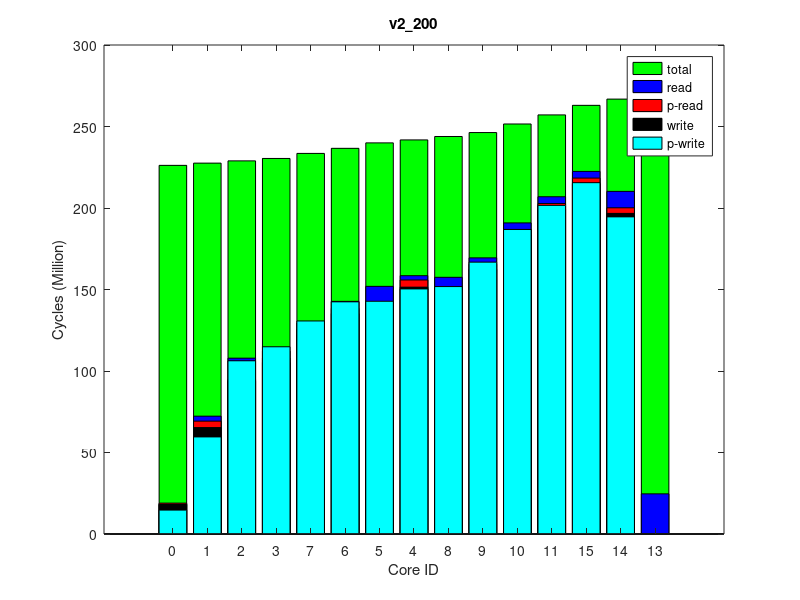

The MATLAB script that drew this image:
times(1, :, :) = [
740632, 227776231, 0
3934746, 229158860, 0
1045132, 230561789, 0
2709036, 232044719, 0
4401540, 243697445, 0
3169058, 241820109, 0
3189002, 238361807, 0
3247874, 235172384, 0
1466281, 245856431, 0
3137826, 248363149, 0
3421784, 253810432, 0
3443107, 259578517, 0
0, 270192729, 0
3431734, 269552079, 0
3557009, 265645570, 0
];
times(2, :, :) = [
740632, 227800374, 0
3935555, 229181041, 0
1044773, 230586601, 0
2707494, 232077309, 0
4401605, 243724115, 0
3168931, 241848199, 0
3188856, 238388550, 0
3245798, 235201027, 0
1469587, 245884525, 0
3136280, 248389977, 0
3422193, 253835131, 0
3442414, 259604917, 0
0, 270236808, 0
3432011, 269593275, 0
3555500, 265672431, 0
];
times(3, :, :) = [
740632, 227795293, 0
3935838, 229177774, 0
1044960, 230583775, 0
2706961, 232074531, 0
4401443, 243724243, 0
3168713, 241846457, 0
3188992, 238387623, 0
3251754, 235198560, 0
1463437, 245883393, 0
3137491, 248386873, 0
3422723, 253831512, 0
3442463, 259598767, 0
0, 270229141, 0
3432168, 269578760, 0
3554868, 265667746, 0
];
times(4, :, :) = [
740632, 227805173, 0
3936020, 229187061, 0
1044639, 230590335, 0
2707547, 232081271, 0
4400813, 243730467, 0
3168848, 241851219, 0
3188856, 238392069, 0
3249314, 235204791, 0
1465604, 245889166, 0
3132313, 248393706, 0
3424055, 253836779, 0
3442496, 259603619, 0
0, 270225715, 0
3432030, 269572653, 0
3551164, 265671425, 0
];
times(5, :, :) = [
740632, 227813508, 0
3935186, 229193957, 0
1045244, 230597925, 0
2708462, 232084037, 0
4401252, 243723498, 0
3168602, 241845782, 0
3188732, 238387810, 0
3255004, 235202671, 0
1464551, 245883333, 0
3136171, 248386238, 0
3426678, 253829420, 0
3443541, 259595759, 0
0, 270229921, 0
3432436, 269582990, 0
3555245, 265663194, 0
];
times(6, :, :) = [
740632, 227804183, 0
3934993, 229183446, 0
1045071, 230586182, 0
2706752, 232072833, 0
4401961, 243717348, 0
3168541, 241840372, 0
3188882, 238380070, 0
3261714, 235195287, 0
1464566, 245876866, 0
3135283, 248383258, 0
3421479, 253827824, 0
3441827, 259597595, 0
0, 270234776, 0
3432033, 269590178, 0
3546979, 265666313, 0
];
times(7, :, :) = [
740632, 227813017, 0
3935362, 229193365, 0
1045141, 230597109, 0
2707268, 232084645, 0
4400920, 243739966, 0
3169140, 241862272, 0
3188710, 238402089, 0
3251303, 235214072, 0
1464849, 245900680, 0
3134766, 248402663, 0
3425850, 253846272, 0
3443886, 259616270, 0
0, 270233305, 0
3431897, 269586180, 0
3558885, 265683123, 0
];
times(8, :, :) = [
740632, 227816917, 0
3936063, 229198568, 0
1044899, 230605469, 0
2707556, 232092000, 0
4401194, 243743625, 0
3168484, 241865295, 0
3188900, 238405215, 0
3255068, 235216822, 0
1469382, 245901642, 0
3138287, 248404589, 0
3418989, 253851974, 0
3441346, 259624348, 0
0, 270242782, 0
3431737, 269598163, 0
3556113, 265692090, 0
];
times(9, :, :) = [
740632, 227810413, 0
3935639, 229189963, 0
1045022, 230594932, 0
2707879, 232081586, 0
4401437, 243726691, 0
3168159, 241848500, 0
3188762, 238389125, 0
3251618, 235204756, 0
1462125, 245886168, 0
3132654, 248390561, 0
3421524, 253836028, 0
3441810, 259604245, 0
0, 270234644, 0
3432076, 269587283, 0
3558235, 265671791, 0
];
times(10, :, :) = [
740632, 227817309, 0
3934879, 229200211, 0
1044834, 230606039, 0
2707381, 232099854, 0
4400843, 243745996, 0
3169000, 241868324, 0
3189008, 238409132, 0
3255096, 235222178, 0
1465627, 245906481, 0
3138213, 248410797, 0
3426110, 253853432, 0
3442625, 259620570, 0
0, 270247974, 0
3432166, 269599764, 0
3555031, 265688908, 0
];
ave_times = round(squeeze(mean(times)));
format long g, ave_times
std_times = round(squeeze(std(times)));
format long g, std_times
polling_read_times = ave_times;
times(1, :, :) = [
14655860, 226552468, 0
59509684, 227930635, 0
106148720, 229318295, 0
114702775, 230790098, 0
150297979, 242389444, 0
142682949, 240517953, 0
142305066, 237075334, 0
130582193, 233904415, 0
151737766, 244539435, 0
166731029, 247036308, 0
186752704, 252461887, 0
201539683, 258228423, 0
0, 268860741, 0
194566480, 268218160, 0
215515133, 264297836, 0
];
times(2, :, :) = [
14641590, 226542575, 0
59489705, 227919080, 0
106131713, 229310302, 0
114694543, 230787034, 0
150275805, 242381994, 0
142696546, 240511444, 0
142312386, 237068475, 0
130571002, 233899699, 0
151713114, 244532163, 0
166677824, 247024405, 0
186679055, 252451415, 0
201507437, 258221323, 0
0, 268841250, 0
194545113, 268200161, 0
215475758, 264290337, 0
];
times(3, :, :) = [
14680129, 226568191, 0
59570729, 227945941, 0
106285326, 229337399, 0
114882780, 230815583, 0
150382342, 242409084, 0
142808546, 240538067, 0
142475281, 237096043, 0
130717829, 233927353, 0
151818380, 244558986, 0
166764983, 247054978, 0
186815927, 252485580, 0
201600576, 258251664, 0
0, 268883282, 0
194580348, 268236868, 0
215544267, 264320847, 0
];
times(4, :, :) = [
14687617, 226587886, 0
59596312, 227965324, 0
106319738, 229357762, 0
114905341, 230838964, 0
150403896, 242435765, 0
142805253, 240564690, 0
142479134, 237122822, 0
130754229, 233955301, 0
151839899, 244586140, 0
166806381, 247080458, 0
186854150, 252509499, 0
201624988, 258276439, 0
0, 268901163, 0
194605558, 268260334, 0
215591655, 264347259, 0
];
times(5, :, :) = [
14650905, 226546253, 0
59560166, 227922639, 0
106296999, 229309381, 0
114884045, 230781697, 0
150382526, 242378875, 0
142788249, 240508435, 0
142464388, 237067754, 0
130700907, 233895867, 0
151821246, 244530054, 0
166780103, 247024687, 0
186801927, 252447091, 0
201571503, 258217993, 0
0, 268839162, 0
194539951, 268195645, 0
215519727, 264288048, 0
];
times(6, :, :) = [
14669715, 226563142, 0
59590887, 227944041, 0
106315012, 229334303, 0
114906712, 230810100, 0
150351370, 242404679, 0
142779296, 240534337, 0
142477529, 237089424, 0
130726868, 233920618, 0
151790431, 244554923, 0
166771496, 247048069, 0
186848172, 252477618, 0
201632448, 258245505, 0
0, 268876591, 0
194577953, 268232061, 0
215569091, 264315191, 0
];
times(7, :, :) = [
14654084, 226558886, 0
59566145, 227938625, 0
106325125, 229329396, 0
114935478, 230806762, 0
150388140, 242404932, 0
142802411, 240534115, 0
142482985, 237090475, 0
130757546, 233918044, 0
151824367, 244554365, 0
166772284, 247050581, 0
186803714, 252479222, 0
201605578, 258245612, 0
0, 268870479, 0
194568761, 268226260, 0
215548229, 264315163, 0
];
times(8, :, :) = [
14662502, 226568956, 0
59581743, 227947647, 0
106320648, 229339468, 0
114923259, 230817666, 0
150390709, 242410554, 0
142798992, 240541378, 0
142477882, 237098067, 0
130753913, 233928565, 0
151826274, 244560591, 0
166824622, 247055638, 0
186842750, 252483322, 0
201602290, 258249523, 0
0, 268864510, 0
194567790, 268226501, 0
215552171, 264319225, 0
];
times(9, :, :) = [
14650557, 226547790, 0
59566725, 227923166, 0
106311365, 229313712, 0
114901055, 230794152, 0
150393992, 242393385, 0
142817611, 240522797, 0
142494653, 237080368, 0
130731170, 233907935, 0
151833356, 244545916, 0
166808966, 247042839, 0
186835930, 252470077, 0
201604742, 258238676, 0
0, 268863104, 0
194565163, 268222189, 0
215554750, 264308004, 0
];
times(10, :, :) = [
14675268, 226554737, 0
59590011, 227934000, 0
106310319, 229327667, 0
114906084, 230809574, 0
150393524, 242404421, 0
142805735, 240532116, 0
142492137, 237091467, 0
130746798, 233921529, 0
151830716, 244555529, 0
166808325, 247049057, 0
186844257, 252477268, 0
201613900, 258244495, 0
0, 268867380, 0
194557040, 268218806, 0
215562875, 264313286, 0
];
ave_times = round(squeeze(mean(times)));
format long g, ave_times
std_times = round(squeeze(std(times)));
format long g, std_times
polling_write_times = ave_times;
times(1, :, :) = [
0, 249701595, 0
6983643, 251211674, 64000
14091157, 252687734, 128000
6979020, 254287770, 64000
7044385, 266345426, 64000
13292954, 264422175, 128000
7470842, 260859623, 64000
7292297, 257545489, 64000
14247315, 268539629, 128000
7051030, 271093093, 64000
7430439, 276629375, 64000
7631019, 282676914, 64000
24643404, 293656469, 255980
13516584, 292966439, 128000
7667661, 288855097, 64000
];
times(2, :, :) = [
0, 249697793, 0
6983750, 251210041, 64000
14091589, 252683537, 128000
6979020, 254283527, 64000
7041776, 266334438, 64000
13293760, 264413260, 128000
7470815, 260848779, 64000
7297274, 257537375, 64000
14247568, 268529059, 128000
7051355, 271080617, 64000
7430414, 276619079, 64000
7631037, 282669640, 64000
24642825, 293634535, 255980
13516475, 292948213, 128000
7667978, 288845870, 64000
];
times(3, :, :) = [
0, 249693666, 0
6983914, 251203467, 64000
14091319, 252680209, 128000
6979020, 254276643, 64000
7050631, 266338342, 64000
13292717, 264415221, 128000
7470859, 260853126, 64000
7297941, 257535776, 64000
14246903, 268533384, 128000
7050766, 271085965, 64000
7430821, 276624832, 64000
7631017, 282666817, 64000
24644496, 293637797, 255980
13516619, 292949080, 128000
7667416, 288843454, 64000
];
times(4, :, :) = [
0, 249693836, 0
6983356, 251204853, 64000
14091447, 252680891, 128000
6979020, 254282538, 64000
7050308, 266344319, 64000
13292939, 264420287, 128000
7470859, 260856781, 64000
7294321, 257542831, 64000
14246765, 268537589, 128000
7050733, 271091803, 64000
7430423, 276631002, 64000
7631029, 282677861, 64000
24643810, 293657539, 255980
13516344, 292969783, 128000
7667627, 288852829, 64000
];
times(5, :, :) = [
0, 249694983, 0
6983551, 251206198, 64000
14091497, 252682771, 128000
6979020, 254280109, 64000
7047454, 266333661, 64000
13292873, 264408221, 128000
7470835, 260846603, 64000
7294356, 257530167, 64000
14246927, 268527408, 128000
7050784, 271080558, 64000
7430356, 276620107, 64000
7631047, 282657870, 64000
24644496, 293632390, 255980
13516713, 292944016, 128000
7667859, 288833272, 64000
];
times(6, :, :) = [
0, 249694968, 0
6983221, 251205414, 64000
14091359, 252680418, 128000
6979020, 254280176, 64000
7048555, 266336996, 64000
13292312, 264413368, 128000
7470827, 260851276, 64000
7292828, 257534373, 64000
14246760, 268528418, 128000
7050614, 271081544, 64000
7430644, 276621027, 64000
7631028, 282667644, 64000
24644228, 293641123, 255980
13516493, 292954235, 128000
7667579, 288840090, 64000
];
times(7, :, :) = [
0, 249695459, 0
6983434, 251206144, 64000
14091225, 252682683, 128000
6979020, 254278580, 64000
7049815, 266333117, 64000
13293191, 264409634, 128000
7470828, 260847308, 64000
7295392, 257533293, 64000
14247428, 268527625, 128000
7051099, 271081036, 64000
7430975, 276620503, 64000
7631036, 282660083, 64000
24644643, 293639684, 255980
13516507, 292955290, 128000
7667587, 288837445, 64000
];
times(8, :, :) = [
0, 249696150, 0
6983785, 251205141, 64000
14091406, 252682063, 128000
6979020, 254278916, 64000
7047571, 266336335, 64000
13292775, 264412973, 128000
7470838, 260851434, 64000
7293355, 257537477, 64000
14247167, 268531490, 128000
7050842, 271084354, 64000
7430458, 276623450, 64000
7631049, 282668144, 64000
24643424, 293637610, 255980
13516430, 292956460, 128000
7667519, 288844165, 64000
];
times(9, :, :) = [
0, 249703225, 0
6983824, 251210993, 64000
14091246, 252688196, 128000
6979020, 254288746, 64000
7050990, 266352961, 64000
13293001, 264427870, 128000
7470869, 260863157, 64000
7290332, 257550716, 64000
14247345, 268546748, 128000
7051082, 271100531, 64000
7430699, 276640694, 64000
7631022, 282679086, 64000
24644625, 293652399, 255980
13516351, 292963801, 128000
7667567, 288853673, 64000
];
times(10, :, :) = [
0, 249713815, 0
6984069, 251224733, 64000
14091310, 252699874, 128000
6979020, 254303399, 64000
7052975, 266357554, 64000
13293583, 264432454, 128000
7470830, 260868911, 64000
7297289, 257555273, 64000
14247568, 268551193, 128000
7051137, 271103870, 64000
7430284, 276642808, 64000
7631022, 282676196, 64000
24643889, 293656839, 255980
13516450, 292969117, 128000
7667866, 288853077, 64000
];
ave_times = round(squeeze(mean(times)));
format long g, ave_times
std_times = round(squeeze(std(times)));
format long g, std_times
read_times = ave_times;
times(1, :, :) = [
0, 226153899, 0
0, 227531576, 0
0, 228919762, 0
0, 230396184, 0
0, 241780534, 0
0, 239961779, 0
0, 236612166, 0
0, 233494909, 0
0, 243872908, 0
0, 246290593, 0
0, 251545449, 0
0, 257117366, 0
0, 267451521, 0
0, 266809157, 0
0, 262984975, 0
];
times(2, :, :) = [
0, 226161089, 0
0, 227536719, 0
0, 228924943, 0
0, 230401857, 0
0, 241782493, 0
0, 239965135, 0
0, 236618002, 0
0, 233498010, 0
0, 243873936, 0
0, 246293445, 0
0, 251549539, 0
0, 257122481, 0
0, 267443977, 0
0, 266799537, 0
0, 262988647, 0
];
times(3, :, :) = [
0, 226144819, 0
0, 227520602, 0
0, 228907371, 0
0, 230378658, 0
0, 241756522, 0
0, 239937983, 0
0, 236588131, 0
0, 233471967, 0
0, 243849228, 0
0, 246266879, 0
0, 251522786, 0
0, 257093018, 0
0, 267439331, 0
0, 266796483, 0
0, 262959986, 0
];
times(4, :, :) = [
0, 226166274, 0
0, 227542796, 0
0, 228934478, 0
0, 230411151, 0
0, 241797967, 0
0, 239979630, 0
0, 236627103, 0
0, 233511211, 0
0, 243889749, 0
0, 246308992, 0
0, 251566504, 0
0, 257140850, 0
0, 267472610, 0
0, 266832954, 0
0, 263005190, 0
];
times(5, :, :) = [
0, 226149714, 0
0, 227523742, 0
0, 228909308, 0
0, 230384742, 0
0, 241770571, 0
0, 239953335, 0
0, 236602459, 0
0, 233485367, 0
0, 243860908, 0
0, 246280048, 0
0, 251535867, 0
0, 257113599, 0
0, 267451873, 0
0, 266804728, 0
0, 262979033, 0
];
times(6, :, :) = [
0, 226163366, 0
0, 227537030, 0
0, 228926153, 0
0, 230398958, 0
0, 241783384, 0
0, 239962508, 0
0, 236612770, 0
0, 233496060, 0
0, 243874477, 0
0, 246292558, 0
0, 251548648, 0
0, 257120522, 0
0, 267456164, 0
0, 266814383, 0
0, 262987811, 0
];
times(7, :, :) = [
0, 226183637, 0
0, 227559294, 0
0, 228945913, 0
0, 230423393, 0
0, 241801811, 0
0, 239984653, 0
0, 236637040, 0
0, 233521987, 0
0, 243894608, 0
0, 246313097, 0
0, 251566331, 0
0, 257135596, 0
0, 267466035, 0
0, 266822890, 0
0, 263003906, 0
];
times(8, :, :) = [
0, 226164624, 0
0, 227537167, 0
0, 228927912, 0
0, 230404636, 0
0, 241786325, 0
0, 239965941, 0
0, 236616412, 0
0, 233502170, 0
0, 243875666, 0
0, 246294646, 0
0, 251549576, 0
0, 257122248, 0
0, 267460507, 0
0, 266825781, 0
0, 262987125, 0
];
times(9, :, :) = [
0, 226141520, 0
0, 227515602, 0
0, 228903521, 0
0, 230380789, 0
0, 241758410, 0
0, 239940301, 0
0, 236592568, 0
0, 233477627, 0
0, 243851389, 0
0, 246269730, 0
0, 251526119, 0
0, 257101563, 0
0, 267419492, 0
0, 266778741, 0
0, 262966439, 0
];
times(10, :, :) = [
0, 226162217, 0
0, 227537873, 0
0, 228923809, 0
0, 230393478, 0
0, 241778891, 0
0, 239959629, 0
0, 236609461, 0
0, 233491872, 0
0, 243870568, 0
0, 246289522, 0
0, 251545134, 0
0, 257117078, 0
0, 267465338, 0
0, 266828869, 0
0, 262985319, 0
];
ave_times = round(squeeze(mean(times)));
format long g, ave_times
std_times = round(squeeze(std(times)));
format long g, std_times
total_times = ave_times;
times(1, :, :) = [
18210850, 226095868, 64000
65313408, 227427557, 128000
93814225, 228773755, 64000
105274936, 230224564, 64000
151432916, 241358329, 128000
138643876, 239606876, 64000
135270904, 236340144, 64000
122164532, 233277048, 64000
143229718, 243408584, 64000
162350991, 245800718, 64000
183403414, 250999127, 64000
199259809, 256530108, 64000
0, 266826748, 0
196685311, 266182200, 64000
214752516, 262349586, 64000
];
times(2, :, :) = [
18216652, 226102029, 64000
65284770, 227435206, 128000
93749083, 228783549, 64000
105216868, 230233911, 64000
151449915, 241362877, 128000
138632665, 239610583, 64000
135245320, 236344672, 64000
122126004, 233282898, 64000
143247789, 243412988, 64000
162374183, 245804210, 64000
183434070, 251002581, 64000
199284973, 256533137, 64000
0, 266812434, 0
196663563, 266171493, 64000
214766918, 262351904, 64000
];
times(3, :, :) = [
18204362, 226099589, 64000
65271082, 227430598, 128000
93740066, 228778969, 64000
105196074, 230233967, 64000
151417754, 241363831, 128000
138616375, 239612786, 64000
135243126, 236345958, 64000
122114055, 233284946, 64000
143214656, 243414719, 64000
162340826, 245804342, 64000
183438334, 251004151, 64000
199337224, 256535409, 64000
0, 266830766, 0
196688405, 266194114, 64000
214817639, 262355870, 64000
];
times(4, :, :) = [
18224973, 226105887, 64000
65343335, 227439007, 128000
93857772, 228786693, 64000
105320453, 230233325, 64000
151466189, 241365352, 128000
138666120, 239612746, 64000
135307295, 236345310, 64000
122228864, 233286335, 64000
143263358, 243413803, 64000
162418611, 245804336, 64000
183452704, 251005331, 64000
199276031, 256540985, 64000
0, 266823034, 0
196679497, 266174717, 64000
214788715, 262359644, 64000
];
times(5, :, :) = [
18250239, 226112597, 64000
65388119, 227444290, 128000
93900633, 228791073, 64000
105359119, 230240008, 64000
151481976, 241371864, 128000
138731151, 239620153, 64000
135356099, 236350166, 64000
122250161, 233292211, 64000
143277677, 243424288, 64000
162422192, 245813625, 64000
183465241, 251014982, 64000
199294568, 256544909, 64000
0, 266841440, 0
196698024, 266198665, 64000
214807099, 262365102, 64000
];
times(6, :, :) = [
18206956, 226103497, 64000
65319612, 227436764, 128000
93813669, 228786666, 64000
105261806, 230240817, 64000
151472488, 241374164, 128000
138667294, 239623309, 64000
135288424, 236355128, 64000
122185171, 233291425, 64000
143269135, 243424357, 64000
162419179, 245813826, 64000
183452596, 251014556, 64000
199295823, 256548966, 64000
0, 266851991, 0
196705338, 266204583, 64000
214803263, 262369627, 64000
];
times(7, :, :) = [
18210028, 226113644, 64000
65273272, 227445437, 128000
93736793, 228792520, 64000
105200248, 230244624, 64000
151425491, 241380195, 128000
138631180, 239627841, 64000
135268264, 236359145, 64000
122124945, 233297551, 64000
143223499, 243431019, 64000
162346942, 245821507, 64000
183414061, 251020499, 64000
199265266, 256552074, 64000
0, 266831790, 0
196686056, 266189873, 64000
214796370, 262371808, 64000
];
times(8, :, :) = [
18228421, 226113614, 64000
65316808, 227446168, 128000
93780079, 228795528, 64000
105234691, 230245446, 64000
151461067, 241381241, 128000
138653929, 239631203, 64000
135279635, 236359791, 64000
122151017, 233297765, 64000
143256291, 243432005, 64000
162375768, 245821785, 64000
183436837, 251022517, 64000
199320864, 256553308, 64000
0, 266841751, 0
196703578, 266200230, 64000
214828186, 262373640, 64000
];
times(9, :, :) = [
18204414, 226120999, 64000
65242432, 227453285, 128000
93684137, 228799577, 64000
105138207, 230246076, 64000
151373437, 241380292, 128000
138534763, 239629534, 64000
135153288, 236361396, 64000
122038887, 233298982, 64000
143171213, 243431544, 64000
162328715, 245822691, 64000
183414762, 251022206, 64000
199255277, 256555460, 64000
0, 266852477, 0
196706866, 266209566, 64000
214784029, 262378083, 64000
];
times(10, :, :) = [
18217200, 226118469, 64000
65296661, 227450960, 128000
93773056, 228796738, 64000
105217033, 230244530, 64000
151381190, 241374692, 128000
138571159, 239623333, 64000
135181265, 236357863, 64000
122099246, 233295639, 64000
143178736, 243423459, 64000
162312648, 245816029, 64000
183383798, 251014742, 64000
199298132, 256547894, 64000
0, 266844180, 0
196697402, 266204552, 64000
214804257, 262368527, 64000
];
ave_times = round(squeeze(mean(times)));
format long g, ave_times
std_times = round(squeeze(std(times)));
format long g, std_times
write_times = ave_times;
mytitle = 'v2\_200';
order = [1 2 3 4 8 7 6 5 9 10 11 12 15 14 13];

total_times = total_times(:, 2)(order);

read_times = read_times(:, 1)(order);
write_times = write_times(:, 1)(order);

polling_read_times = polling_read_times(:, 1)(order);
polling_write_times = polling_write_times(:, 1)(order);

total_times /= 1000000;

read_times /= 1000000;
write_times /= 1000000;

polling_read_times /= 1000000;
polling_write_times /= 1000000;

% laying read on top of write
read_times += write_times;
polling_read_times += write_times;

figure(1);
clf()
% set(gcf, 'Position', get(0,'Screensize'));
% set(gcf,'units','normalized','outerposition',[0 0 1 1])
bar(0:14, total_times,'g');
hold on;
bar(0:14, read_times,'b');
bar(0:14, polling_read_times,'r');
bar(0:14, write_times,'k');
bar(0:14, polling_write_times,'c');
hold off

axis([-2 16 0 300])
% axis([-1 15])
set(gca,'XTick',0:14);
set(gca,'xticklabel',{ '0'; '1'; '2'; '3'; '7'; '6'; '5'; '4'; '8'; '9'; '10'; '11'; '15'; '14'; '13' })

xlabel('Core ID')
ylabel('Cycles (Million)')

legend('total', 'read', 'p-read', 'write', 'p-write')
title(mytitle)
print(1, strcat(mytitle, '.png'))
